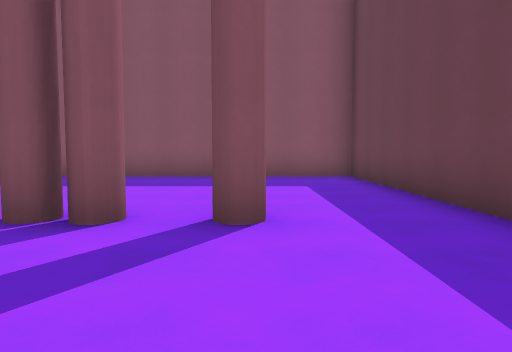
View 1 (above)

13 first-person views from a walk through a level from a Godot 3-D game. The camera is 1.3 m above the floor, tilts 4° down and sees 70° across. The floor is counted in squares, 2 m on a side. Each view is taken from the middle of a square. On the plan, view 1 faces up. The plan holds only what a view shows up to about 11 squares ahead; the rest is blank. The place goes on beyond the plan.

View 2
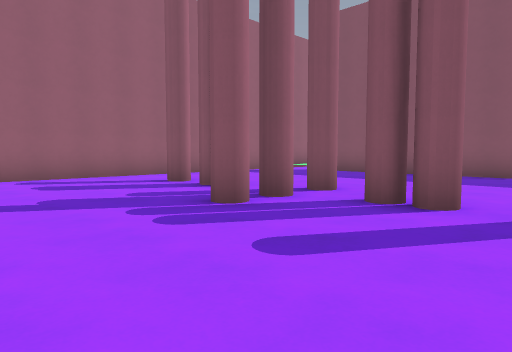

View 3
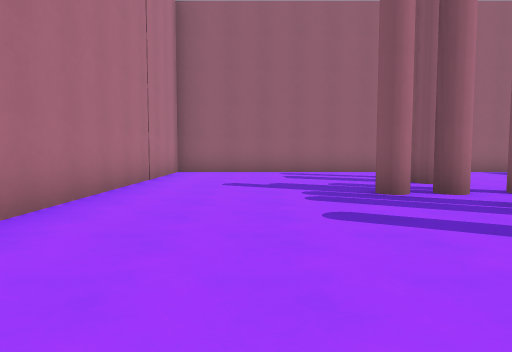

View 4
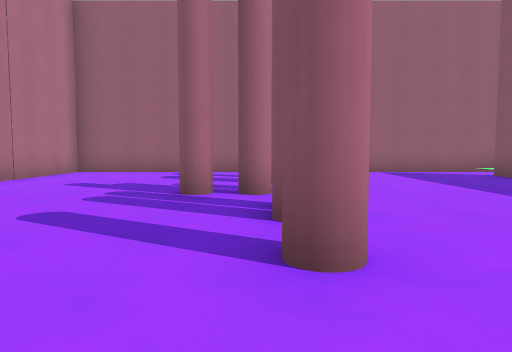

View 5
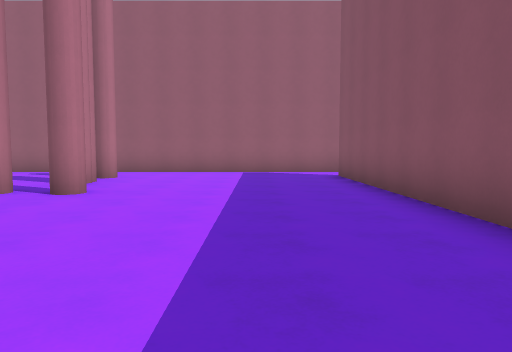

View 6
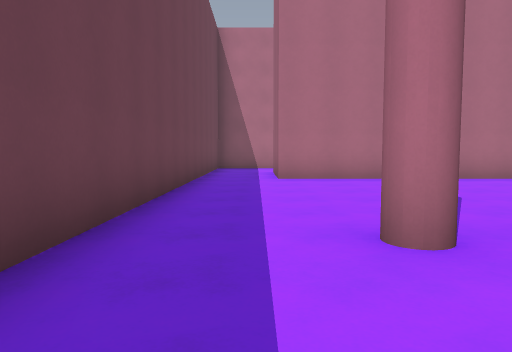

View 7
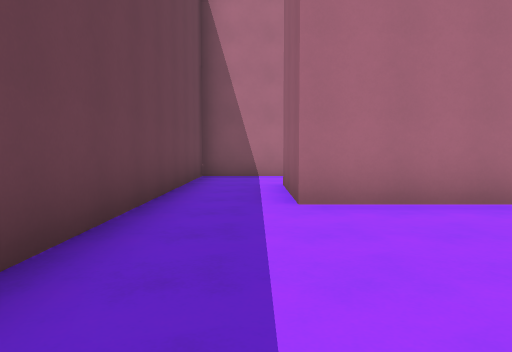

View 8
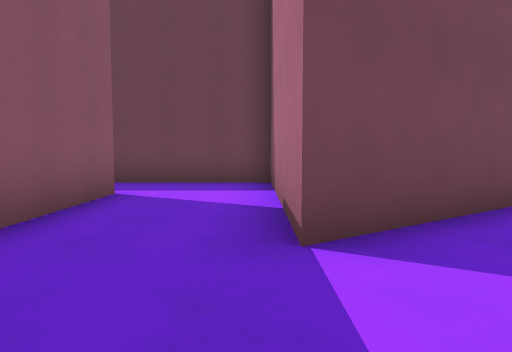

View 9
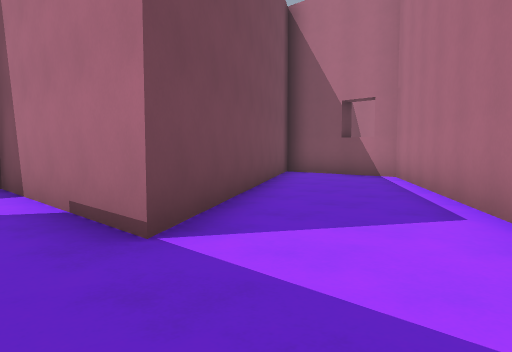

View 10
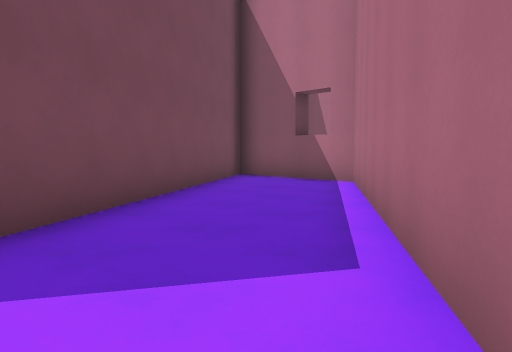

View 11
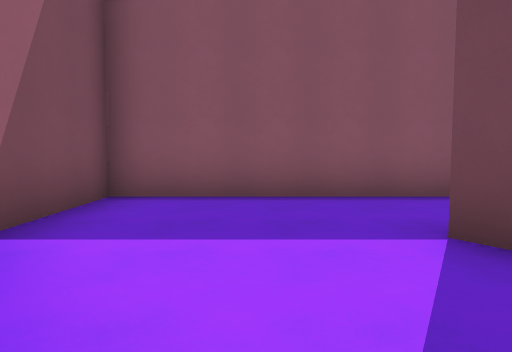

View 12
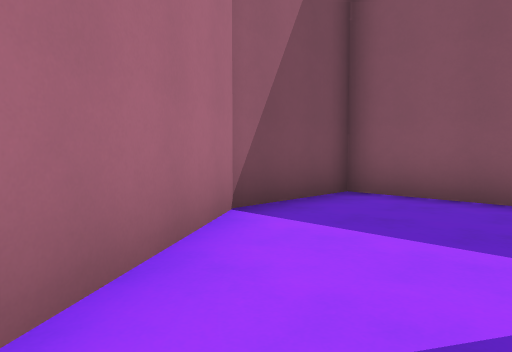

View 13
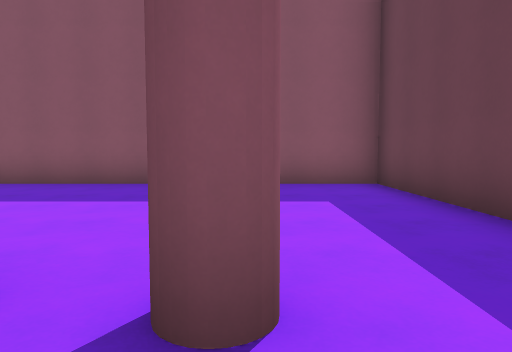

### Floor plan
Key: @ floor where view 1 was taken; # wall or solid block; . main floor; : floor 0.25 m higher than the main floor.
Columns run from 9 left of view 1 to 3 right of it. Each row starts with its distance up from view 1.
 10 #:###########
  9 #...........#
  8 #...........#
  7 #...........#
  6 #...........#
  5 #...........#
  4 #....#.#.#..#
  3 #.#..#......#
  2 #....#......#
  1 #...........#
  0 #........@..#
 -1 #...........#
 -2 #...........#
 -3 ##########..#
 -4    #######..#
 -5    #........#
 -6    #........#
 -7    #........#
 -8    #...######
 -9    ##...##
-10     #....#
-11     ##...##
-12      ##...##
-13       #....#
-14       ##...#
-15        #####

Positions as (right, up) in squares from view 1, and headings:
1: (0, 0), facing up
2: (0, -1), facing up-left
3: (2, 0), facing left
4: (2, 3), facing left
5: (2, 7), facing left
6: (1, 6), facing down
7: (1, 2), facing down
8: (-5, -7), facing right
9: (-5, -6), facing down-right
10: (-5, -8), facing down-right
11: (-4, -10), facing up
12: (-3, -10), facing up-left
13: (0, 2), facing up
